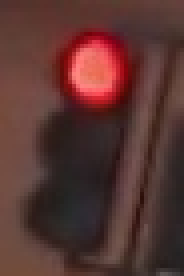
#> input picture ai/ComputerVision/images/traffic-light/training/red/09a182d9-4038-4896-be3d-538142b8370d.jpg, 46 x 69 px (shown 4 times larger)
$ python hw.py
#> lines starting #> are read from the running program, lines starting #| are printed output that depends on the picture
### ai/ComputerVision/helpers.py
# Helper functions

import os
import glob # library for loading images from a directory
import matplotlib.image as mpimg

import cv2


# This function loads in images and their labels and places them in a list
# The list contains all images and their associated labels
# For example, after data is loaded, im_list[0][:] will be the first image-label pair in the list
# [22 lines left out: function load_dataset, not called in this run]

def load_traffic_dataset(image_dir):

    # Populate this empty image list
#> called with image_dir = 'images/traffic-light/training/'
    im_list = []
    image_types = ["red", "yellow", "green"]

    # Iterate through each color folder
    for im_type in image_types:

        # Iterate through each image file in each image_type folder
        # glob reads in any image with the extension "image_dir/im_type/*"
        for file in glob.glob(os.path.join(image_dir, im_type, "*")):

            # Read in the image
            im = mpimg.imread(file)
#> im is the input picture: shape (69, 46, 3); mean R, G, B 89.1, 53, 49.5

            # Check if the image exists/if it's been correctly read-in
            if not im is None:
                # Append the image, and it's type (red, green, yellow) to the image list
                im_list.append((im, im_type, file))

    return im_list

# [58 lines left out: functions load_image, standardize_input, encode, standardize, not called in this run]


### ai/ComputerVision/hw.py
import cv2 # computer vision library
import helpers # helper functions

import random
import numpy as np
import matplotlib.pyplot as plt
import matplotlib.image as mpimg # for loading in images

IMAGE_DIR_TRAINING = "images/traffic-light/training/"
IMAGE_DIR_TEST = "images/traffic-light/testing/"

# Using the load_dataset function in helpers.py
# Load training data
IMAGE_LIST = helpers.load_traffic_dataset(IMAGE_DIR_TRAINING)


# resize all the images to 32x32
def standardize_input(image):
    standard_im = np.copy(image)
    standard_im = cv2.resize(standard_im,(32,32))
    return standard_im

def one_hot_encode(label):
    color_map = ["red", "yellow", "green"]
    one_hot = [0] * len(color_map)
    try:
        one_hot[color_map.index(label)] = 1
        return one_hot
    except:
        raise TypeError('Please input red, yellow, or green. Not ', label)


def standardize(image_list):

    # Empty image data array
    standard_list = []

    # Iterate through all the image-label pairs
    for item in image_list:
        image = item[0]
        label = item[1]
        url = item[2]

        # Standardize the image
        standardized_im = standardize_input(image)

        # One-hot encode the label
        one_hot_label = one_hot_encode(label)

        # Append the image, and it's one hot encoded label to the full, processed list of image data
        standard_list.append((standardized_im, one_hot_label,url))
#> this loop made 4 passes
#> pass 1, in standardize_input, `standard_im = cv2.resize(standard_im,(32,32))`:
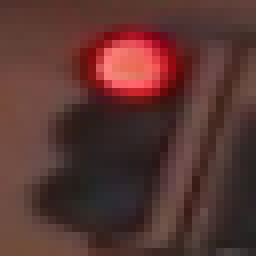
#> standard_im: shape (32, 32, 3) (shown 8 times larger); mean R, G, B 89, 52.9, 49.4
#> pass 2, in standardize, `image = item[0]`:
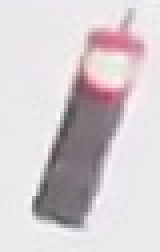
#> image: shape (63, 40, 3) (shown 4 times larger); mean R, G, B 212.8, 204.8, 208.6
#> pass 2, in standardize_input (call 2), `standard_im = cv2.resize(standard_im,(32,32))`:
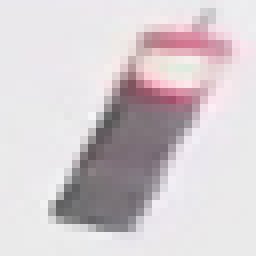
#> standard_im: shape (32, 32, 3) (shown 8 times larger); mean R, G, B 212.6, 204.7, 208.5
#> pass 3, in standardize_input (call 3), `standard_im = cv2.resize(standard_im,(32,32))`:
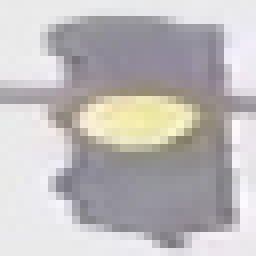
#> standard_im: shape (32, 32, 3) (shown 8 times larger); mean R, G, B 191.1, 187.8, 187.8

    return standard_list

# Standardize all training images
STANDARDIZED_LIST = standardize(IMAGE_LIST)

def crop_image(image):
    row_crop = 4
    col_crop = 12
    return image[row_crop:-row_crop,col_crop:-col_crop,:]

# [69 lines left out: functions randomImage, testHSV, drawMask, not called in this run]

# testHSV()


def create_feature(rgb_image):
   # Convert to HSV
    hsv = cv2.cvtColor(rgb_image, cv2.COLOR_RGB2HSV)
    v = hsv[:,:,2] #0-255

    #divide the matrix vertically into 3 regions
    arr = np.array_split(v,3,axis=0)

    #sum each region
    red = np.sum(arr[0])
    yellow = np.sum(arr[1])
    green = np.sum(arr[2])

    return (red,yellow,green)

# Classify image using HSV channel
# [44 lines left out: function classify_image, not called in this run]


def estimate_label(rgb_image):
    #1. using hsv color pixels
    # red, yellow, green = classify_image(crop_image(rgb_image))
    #2. using brightness
    red, yellow, green = create_feature(crop_image(rgb_image))

    if red > green and red > yellow:
        return [1,0,0]
    if green > red and green > yellow:
        return [0,0,1]
    if yellow > red and yellow > green:
        return [0,1,0]

    #default value is red
    return [1,0,0]


##########
# Test
##########
# Using the load_dataset function in helpers.py
# Load test data
TEST_IMAGE_LIST = helpers.load_traffic_dataset(IMAGE_DIR_TEST)

# Standardize the test data
STANDARDIZED_TEST_LIST = standardize(TEST_IMAGE_LIST)

# Shuffle the standardized test data
random.shuffle(STANDARDIZED_TEST_LIST)

# Constructs a list of misclassified images given a list of test images and their labels
# This will throw an AssertionError if labels are not standardized (one-hot encoded)
def get_misclassified_images(test_images):
    # Track misclassified images by placing them into a list
    misclassified_images_labels = []

    # Iterate through all the test images
    # Classify each image and compare to the true label
    for image in test_images:

        # Get true data
        im = image[0]
        url = image[2]
        true_label = image[1]
        assert(len(true_label) == 3), "The true_label is not the expected length (3)."

        # Get predicted label from your classifier
        predicted_label = estimate_label(im)
        assert(len(predicted_label) == 3), "The predicted_label is not the expected length (3)."

        # Compare true and predicted labels
        if(predicted_label != true_label):
            # If these labels are not equal, the image has been misclassified
            print(url)
            misclassified_images_labels.append((im, predicted_label, true_label))
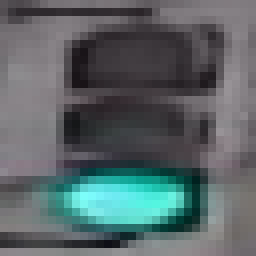
#> im: shape (32, 32, 3) (shown 8 times larger); mean R, G, B 89.6, 101.1, 103.2

    # Return the list of misclassified [image, predicted_label, true_label] values
    return misclassified_images_labels


# Find all misclassified images in a given test set
MISCLASSIFIED = get_misclassified_images(STANDARDIZED_TEST_LIST)

# Accuracy calculations
total = len(STANDARDIZED_TEST_LIST)
num_correct = total - len(MISCLASSIFIED)
accuracy = num_correct/total

print('Accuracy: ' + str(accuracy))
print("Number of misclassified images = " + str(len(MISCLASSIFIED)) +' out of '+ str(total))


# Visualize misclassified example(s)
## TODO: Display an image in the `MISCLASSIFIED` list
## TODO: Print out its predicted label - to see what the image *was* incorrectly classified as
f, matrix = plt.subplots(3, 3, figsize=(20,10))
for i in range(len(matrix)):
    for j in range(len(matrix[0])):
        ax = matrix[i][j]
        if i*3 + j < len(MISCLASSIFIED):
            data = MISCLASSIFIED[i*3+j]
            ax.set_title(str(data[1])+"-->"+str(data[2]))
            ax.imshow(data[0])

plt.show()
